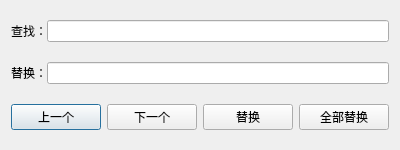
<?xml version="1.0" encoding="UTF-8"?>
<ui version="4.0">
 <class>DialogFind</class>
 <widget class="QDialog" name="DialogFind">
  <property name="geometry">
   <rect>
    <x>0</x>
    <y>0</y>
    <width>400</width>
    <height>150</height>
   </rect>
  </property>
  <property name="windowTitle">
   <string>查找</string>
  </property>
  <layout class="QVBoxLayout" name="verticalLayout">
   <property name="spacing">
    <number>0</number>
   </property>
   <property name="topMargin">
    <number>0</number>
   </property>
   <property name="bottomMargin">
    <number>0</number>
   </property>
   <item>
    <layout class="QHBoxLayout" name="horizontalLayout_2">
     <property name="spacing">
      <number>0</number>
     </property>
     <item>
      <widget class="QLabel" name="label_find">
       <property name="text">
        <string>查找：</string>
       </property>
      </widget>
     </item>
     <item>
      <widget class="QLineEdit" name="lineEdit_find"/>
     </item>
    </layout>
   </item>
   <item>
    <layout class="QHBoxLayout" name="horizontalLayout_3">
     <property name="spacing">
      <number>0</number>
     </property>
     <item>
      <widget class="QLabel" name="label_replace">
       <property name="text">
        <string>替换：</string>
       </property>
      </widget>
     </item>
     <item>
      <widget class="QLineEdit" name="lineEdit_replace"/>
     </item>
    </layout>
   </item>
   <item>
    <layout class="QHBoxLayout" name="horizontalLayout">
     <property name="spacing">
      <number>6</number>
     </property>
     <item>
      <widget class="QPushButton" name="pushButton_find_last">
       <property name="text">
        <string>上一个</string>
       </property>
      </widget>
     </item>
     <item>
      <widget class="QPushButton" name="pushButton_find_next">
       <property name="text">
        <string>下一个</string>
       </property>
      </widget>
     </item>
     <item>
      <widget class="QPushButton" name="pushButton_replace">
       <property name="text">
        <string>替换</string>
       </property>
      </widget>
     </item>
     <item>
      <widget class="QPushButton" name="pushButton_replaceAll">
       <property name="text">
        <string>全部替换</string>
       </property>
      </widget>
     </item>
    </layout>
   </item>
  </layout>
 </widget>
 <resources/>
 <connections/>
</ui>
